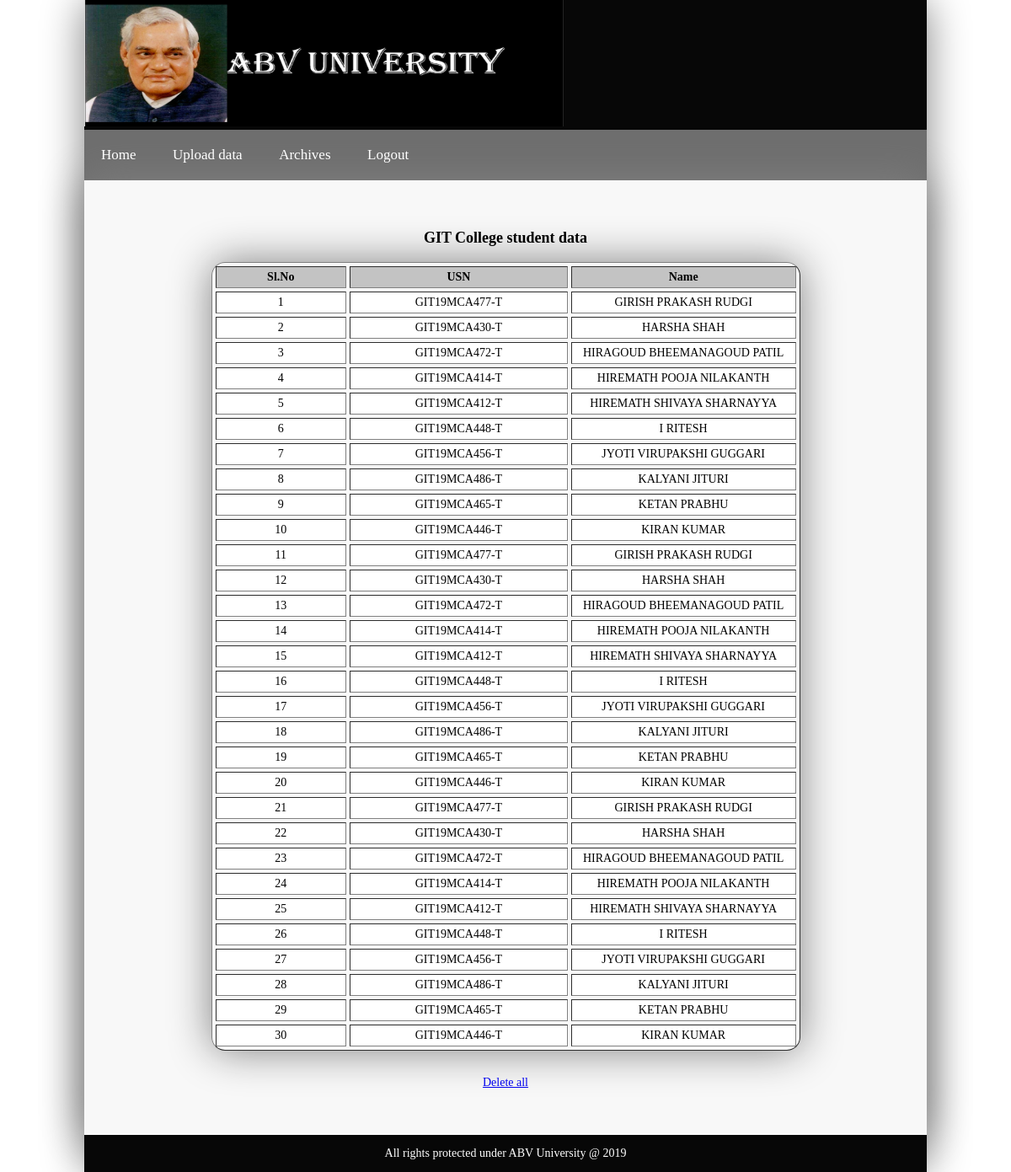
Screenshot of /college1studentdata.php (signed in) with the database file from the repository.
### tables this page shows
CREATE TABLE `college1student` (
  `usn` varchar(30) NOT NULL,
  `name` varchar(50) NOT NULL
);

### college1studentdata.php (the view, shortened to what this page needs)
<!DOCTYPE html>
<html>
    <head>
        <link rel="stylesheet" type="text/css" href="nav2.css"/>
         <link rel="stylesheet" href="style.css">
    </head>
    <body class="body">
        <table width="1000" border="0" cellspacing="0" cellpadding="0" align="center">
         <tbody>
            <tr>
              <td height="140" bgcolor="#070707" align="left">  <?php include("header.php"); ?> </td>
            </tr>
            <tr>
              <td bgcolor="#6E6E6E"> <?php include("college1navmenu.php"); ?> </td>
           </tr>
            <tr bgcolor="#F8F8F8">
                <td bgcolor="#FFFFFF">
             <table width="1000" border="0" cellspacing="0" cellpadding="10">
              <tbody>
                <tr>
                  <td bgcolor="#F8F8F8">
                   <p>&nbsp;</p>
                     <?php
						include("myconn1.php");
						$sql="SELECT *from college1student";
						$result=$conn1->query($sql);
						if($result->num_rows==0)
						{
								echo "No Records Found";
						}
						else
						{
					?>
                   <p style="font-size: 18px; font-weight: bold; text-align: center;">GIT College student data </p>
                   <table width="699" border="1" align="center" cellpadding="4" cellspacing="4">
                     <tbody>
                       <tr>
                       <th width="159" bgcolor="#C3C3C3" style="text-align: center" scope="col"> Sl.No </th>
                         <th width="267" bgcolor="#C3C3C3" style="text-align: center" scope="col"> USN </th>
                         <th width="273" bgcolor="#C3C3C3" style="text-align: center" scope="col"> Name </th>
                       </tr>
                        <?php
							$r1 = 1;
							while($row=$result->fetch_assoc())
							{
								$usn1=$row["usn"];
								$name1=$row["name"];
							?>
                       <tr>
                       <td bgcolor="#FFFFFF" style="text-align: center"> <?php echo $r1++;?></td>
                        <td bgcolor="#FFFFFF" style="text-align: center"> <?php echo $usn1;?></td>
                        <td bgcolor="#FFFFFF" style="text-align: center"> <?php echo $name1;?></td>
                       </tr>
                       <?php
						}
						}
                       ?>
                     </tbody>
                   </table>
                   <br>
                   <p style="text-align: center"><a href="college1deleteallstudenrdata.php">Delete all</a></p>
                  <p>&nbsp;</p></td>
                </tr>
              	</tbody>
              </table></td>
            </tr>
            <tr>
               <td bgcolor="#070707" align="center" height="2"> <?php include("footer.php"); ?></td>
            </tr>
        </tbody>
      </table>
    </body>
</html>

### style.css (style rules this page uses)
body { margin: 0; padding: 0; height: 100%; }
table { margin: auto; -webkit-box-shadow: 0 0 50px gray; -moz-box-shadow: 0 0 50px gray; box-shadow: 0 0 50px gray; border-radius: 16px; font-size: 14px; }

### rows the page displays
college1student: usn "GIT19MCA477-T", name "GIRISH PRAKASH RUDGI"
college1student: usn "GIT19MCA430-T", name "HARSHA SHAH"
college1student: usn "GIT19MCA472-T", name "HIRAGOUD BHEEMANAGOUD PATIL"
college1student: usn "GIT19MCA414-T", name "HIREMATH POOJA NILAKANTH"
college1student: usn "GIT19MCA412-T", name "HIREMATH SHIVAYA SHARNAYYA"
college1student: usn "GIT19MCA448-T", name "I RITESH"
college1student: usn "GIT19MCA456-T", name "JYOTI VIRUPAKSHI GUGGARI"
college1student: usn "GIT19MCA486-T", name "KALYANI JITURI"
college1student: usn "GIT19MCA465-T", name "KETAN PRABHU"
college1student: usn "GIT19MCA446-T", name "KIRAN KUMAR"
college1student: usn "GIT19MCA477-T", name "GIRISH PRAKASH RUDGI"
college1student: usn "GIT19MCA430-T", name "HARSHA SHAH"
college1student: usn "GIT19MCA472-T", name "HIRAGOUD BHEEMANAGOUD PATIL"
college1student: usn "GIT19MCA414-T", name "HIREMATH POOJA NILAKANTH"
college1student: usn "GIT19MCA412-T", name "HIREMATH SHIVAYA SHARNAYYA"
college1student: usn "GIT19MCA448-T", name "I RITESH"
college1student: usn "GIT19MCA456-T", name "JYOTI VIRUPAKSHI GUGGARI"
college1student: usn "GIT19MCA486-T", name "KALYANI JITURI"
college1student: usn "GIT19MCA465-T", name "KETAN PRABHU"
college1student: usn "GIT19MCA446-T", name "KIRAN KUMAR"
college1student: usn "GIT19MCA477-T", name "GIRISH PRAKASH RUDGI"
college1student: usn "GIT19MCA430-T", name "HARSHA SHAH"
college1student: usn "GIT19MCA472-T", name "HIRAGOUD BHEEMANAGOUD PATIL"
college1student: usn "GIT19MCA414-T", name "HIREMATH POOJA NILAKANTH"
college1student: usn "GIT19MCA412-T", name "HIREMATH SHIVAYA SHARNAYYA"
college1student: usn "GIT19MCA448-T", name "I RITESH"
college1student: usn "GIT19MCA456-T", name "JYOTI VIRUPAKSHI GUGGARI"
college1student: usn "GIT19MCA486-T", name "KALYANI JITURI"
college1student: usn "GIT19MCA465-T", name "KETAN PRABHU"
college1student: usn "GIT19MCA446-T", name "KIRAN KUMAR"
